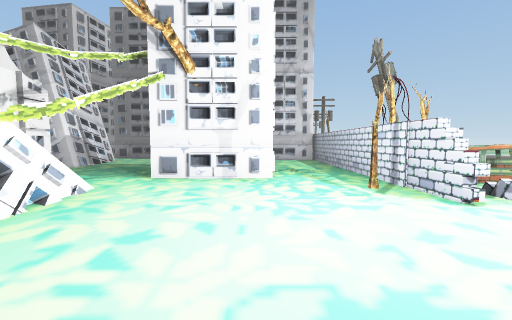
view 1 (above)

17 first-person views from a walk through a Unity game level. The camera is 1.4 m above the floor, tilts 4° down and sees 90° across. The floor is counted in squares, 2 m on a side. Each view is taken from the middle of a square. On the plan, view 1 faces up. The plan holds only what a view shows up to about 9 squares ahead; the rest is blank. The place goes on beyond the plan. Some surface patterns are stand-ins.

view 2
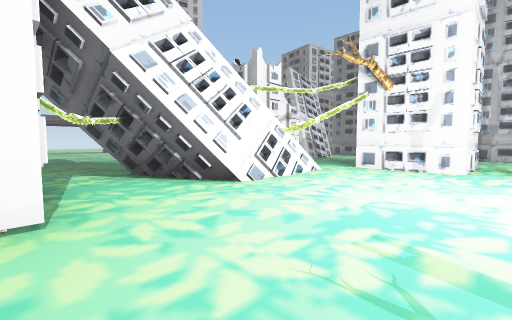

view 3
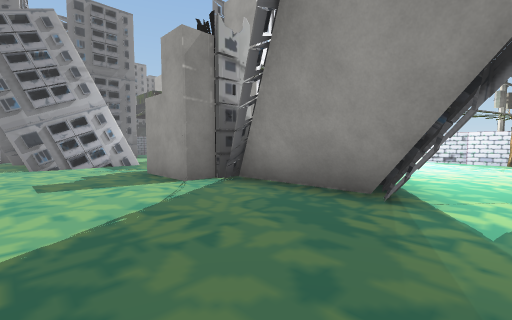

view 4
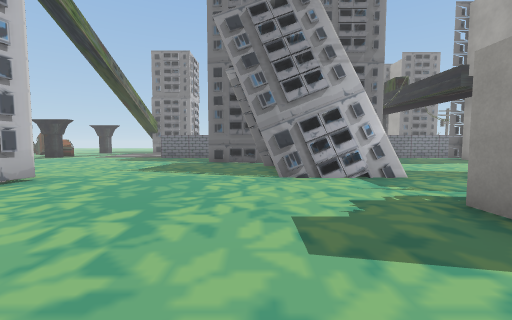

view 5
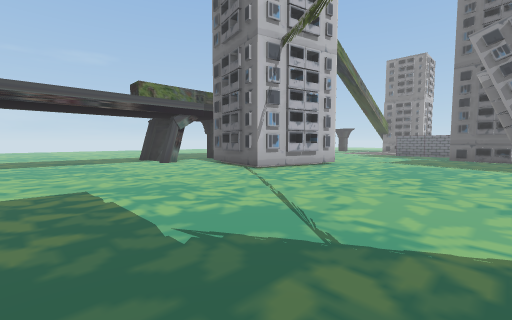

view 6
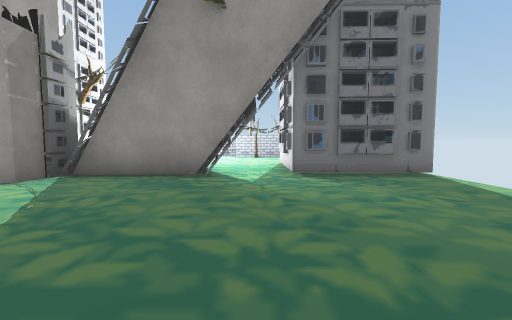

view 7
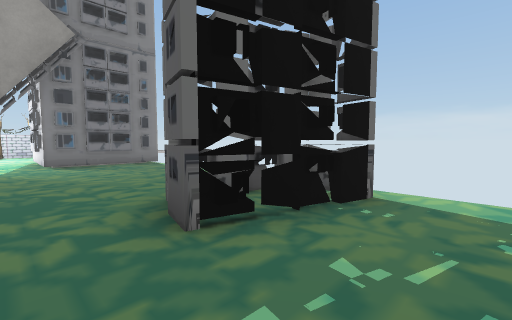

view 8
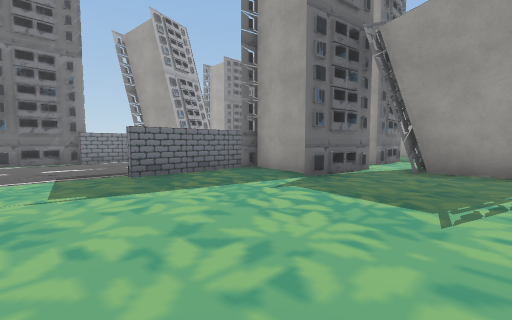

view 9
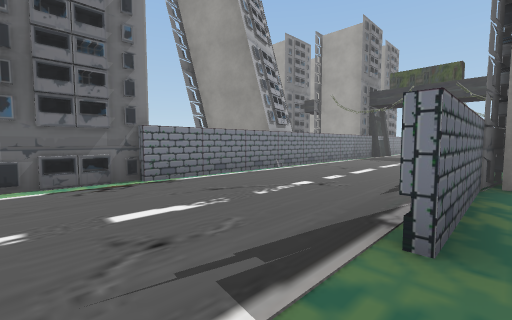

view 10
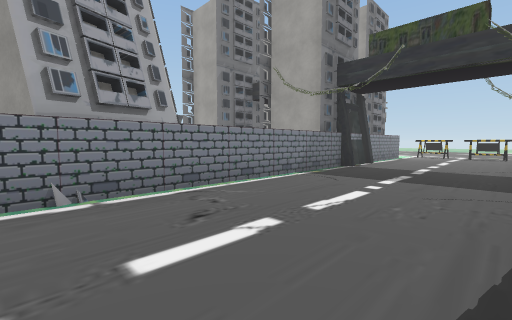

view 11
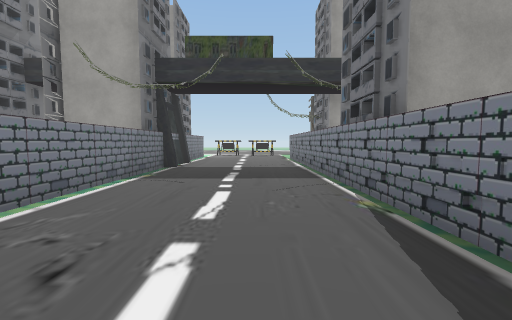

view 12
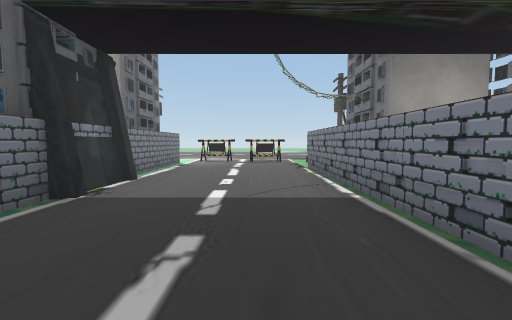

view 13
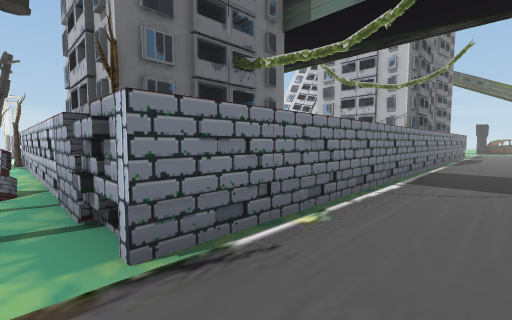

view 14
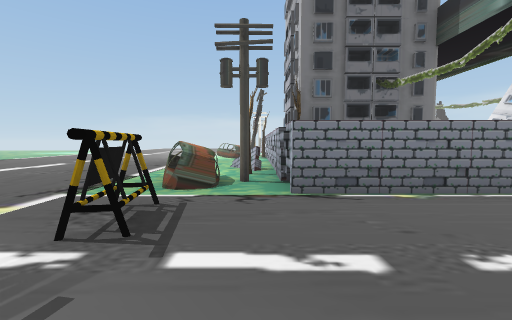

view 15
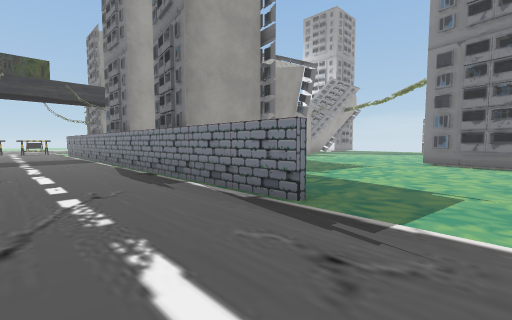

view 16
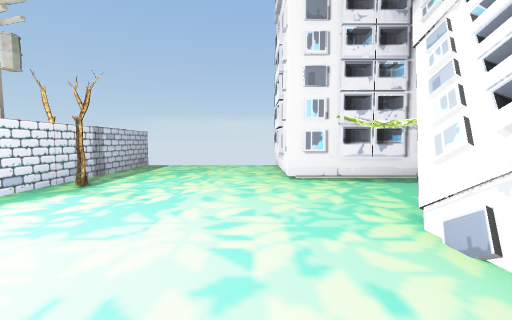

view 17
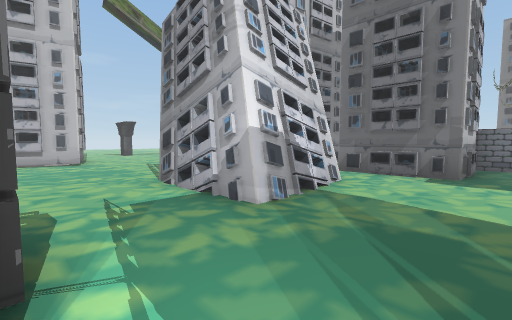

### Floor plan
Key: @ floor where view 1 was taken; # wall or solid block; . floor; B building; P pole; T tree; C car; A barricade.
Columns run from 14 left of view 1 to 11 right of it. Each row starts with its distance up from view 1.
 23            BB
 22            BB
 21
 20             B
 19       BB    B   B
 18 BB####B######B####
 17 ..................
 16 ..................
 15 ..................A.
 14 ..................A..
 13 ..###BBB#BB######.C...
 12 .....B BBBB.  BBTPCC...
 11 .....BBBBBB....BBT......
 10 ......BB......BBB#. .....
  9 .......BB.... ..#.. ......
  8 .......BB...  ..#.. .. ...
  7 BB....BBBB..BBB.#.
  6  BB..........BB.#P
  5  B.......B .BBB.#TC
  4 BB.......B ...... CC
  3 .........BBB...TT#
  2 .........BBB.....
  1 .........BBB....#
  0 .........BBB..@.#
 -1 ................TP
 -2  ..#......BBB...#T
 -3  ..#......B B...#
 -4  ..#   ...B B...#
 -5    #      B B   #

Positions as (right, up) in squares from view 1, and headings:
1: (0, 0), facing up
2: (1, -2), facing up-left
3: (-8, -1), facing up-right
4: (-8, 2), facing up
5: (-8, -1), facing up-left
6: (-10, -1), facing right
7: (-13, -1), facing down-right
8: (-14, 8), facing up-right
9: (-14, 13), facing up-right
10: (-9, 14), facing up-right
11: (-9, 15), facing right
12: (-5, 15), facing right
13: (3, 15), facing down-left
14: (3, 17), facing down
15: (-14, 16), facing down-right
16: (-1, 3), facing down
17: (-3, 5), facing up-left
